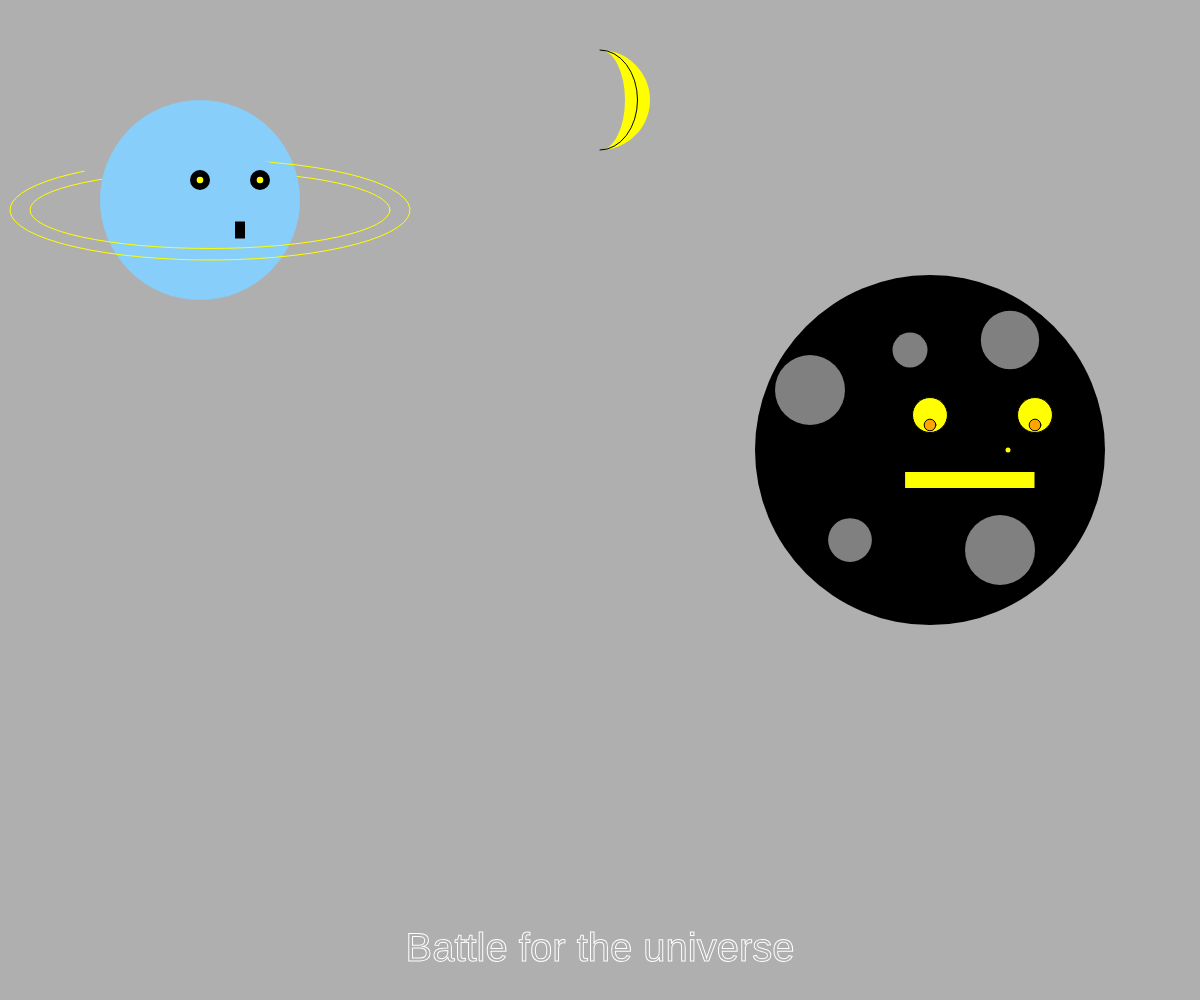
Frame 1 (no input)
Frame 60 (no input): identical to frame 1, image omitted
Frame 120 (the mouse pressed at the canvas centre since frame 60): identical to frame 1, image omitted

The p5.js sketch that drew this single still picture (run headless with seeded random() and noise() and a simulated clock; from frame 60 on, the mouse is pressed at the canvas centre):

// p5.js sketch
// ── sketch.js
/*
MMP310 week 1
Interactive Story
Characters Sketch
By Darriel
*/


// global variables


var g;
var g1;
var g2;
var g3;
var g4;
var g5;
var g6;
var g7;

var venusX = 200;
var venusY = 200;
var venusSize = 200;
var venusEyeSize = venusSize / 10;

var marsX = 930;
var marsY = 450;
var marsSize = 350;
var marsEyeSize = marsSize / 10;


var moonX = 600;
var moonY = 100;
var moonSize = 100;

var story = "Battle for the universe";
var storyX;
var storyY;
    
    
// settings: day, evening, night - lightblue, mediumslateblue, darkblue
var currentSetting = "day";

var venusWasClicked = false;
var marsWasClicked = false;

var sunX= 740;
var sunY = 100;
var sunSize = 150;
    
    

function setup() {
	createCanvas(windowWidth, windowHeight);
	textSize(40);
	textAlign(CENTER, CENTER);
	storyX = width / 2;
	storyY = height - 50;
    rectMode(CENTER);
    

    }

 



function draw() {
    
    background(175);
    
	// first character venus
    
    //body
    
    noFill();
    
	fill('LIGHTSKYBLUE');
	noStroke();
	ellipse(venusX, venusY, venusSize);
	stroke(0);

	
    //belt
    
    
    stroke('yellow');
    noFill(0);
    
    //    ellipse (venusX + 10, venusY +10, venusSize * 2, venusSize / 2);  // large belt full circle
    
    arc (venusX + 10, venusY +10, venusSize * 2, venusSize / 2, -1, PI + 0.3);  // large belts arc
      
      
    noFill(0);
    
    ellipse (venusX + 10, venusY +10, venusSize * 1.8, venusSize / 2.6); // small belt circle
    
    //    arc (venusX + 10, venusY +10, venusSize * 2, venusSize / 2, -1, PI + 0.3);  // large belts arc
    
    
    
    // eye hider ellipse
    
    fill('lightskyblue')
    noStroke();
    ellipse(venusX, venusY - 20, venusSize - 4, 50);


    
    // eye
    
    fill('black');
   	ellipse(venusX + venusEyeSize * 3, venusY - venusEyeSize, venusEyeSize);  // left eye
	ellipse(venusX, venusY - venusEyeSize, venusEyeSize); 		// right eye 
    
    // pupil
    fill('yellow')
    	ellipse(venusX + venusEyeSize * 3, venusY - venusEyeSize, venusEyeSize / 3);  // left pipil
	ellipse(venusX, venusY - venusEyeSize, venusEyeSize / 3); 		// right pupil
    
    
    
    // mouth
    
    
    fill('black')
    
    rect(venusX + 40 , venusY + 30, venusSize - 190, 17);
    
    

    
	// second character half moon
    
    
    
	fill('yellow');
	noStroke();
	arc(moonX, moonY, moonSize, moonSize, -HALF_PI, HALF_PI); // moon background
	fill(175);
	arc(moonX, moonY, moonSize / 2, moonSize, -HALF_PI, HALF_PI); // moon foreground
	noFill();
	stroke(0);
	arc(moonX, moonY, moonSize * 3/4, moonSize, -HALF_PI, HALF_PI); // moon contour
    
	stroke(255);
	text(story, storyX, storyY);
    
    
    
    
//     third character mars
    
    
    
    
    //body
    
    
    noFill();
    
	fill('black');
	noStroke();
	ellipse(marsX, marsY, marsSize);
	stroke(0);

	
    // eye
    
    fill('yellow');
   	ellipse(marsX + marsEyeSize * 3, marsY - marsEyeSize, marsEyeSize);  // left eye
	ellipse(marsX, marsY - marsEyeSize, marsEyeSize); 		// right eye 
    
    // pupils
    
    fill('orange') 
    
    ellipse(marsX + marsEyeSize * 3, marsY - marsEyeSize + 10, marsEyeSize / 3);  // left pipil
	ellipse(marsX, marsY - marsEyeSize + 10, marsEyeSize / 3); 		// right pupil
    
    
    // mouth
    
    
    fill('yellow')
    
    rect(marsX + 40 , marsY + 30, marsSize - 220, 17);
    
    
    
     
// mars spots
    
    
   noFill();
    
	fill('grey');
	noStroke();
	ellipse(marsX - 120, marsY - 60, marsSize / 5);  //spot 1
	stroke(0);
   
    noFill();
    
	fill('grey');
	noStroke();
	ellipse(marsX + 80, marsY - 110, marsSize / 6); //spot 2
	stroke(0);

    
    fill('grey');
	noStroke();
	ellipse(marsX - 80, marsY + 90, marsSize / 8); //spot 3
	stroke(0);
    
    
    fill('grey');
	noStroke();
	ellipse(marsX + 70, marsY + 100, marsSize / 5); //spot 4
	stroke(0);
//    
//    
//    
    fill('yellow');
	noStroke();
	ellipse(marsX + 78, marsY, marsSize / 70); //spot 5
	stroke(0);
    
    
    
   fill('grey');
	noStroke();
	ellipse(marsX - 20, marsY - 100, marsSize / 10); //spot 6
	stroke(0); 
    
    
}


    
